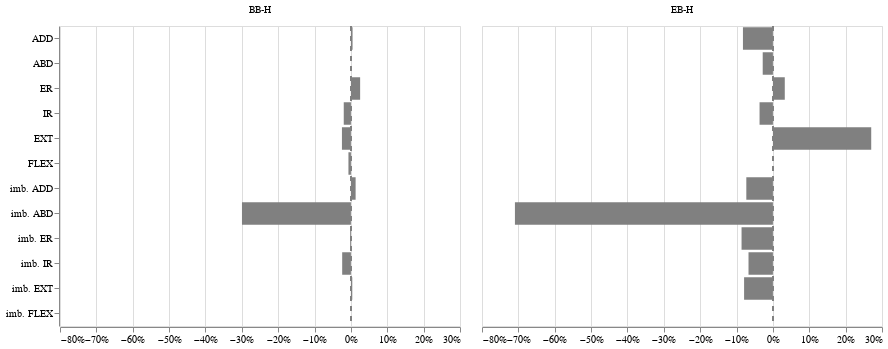

Write notebook code for a chart like this one.
### Code cell
bar = (
    alt.Chart()
    .mark_bar(color="grey")
    .encode(
        alt.X("value", axis=alt.Axis(format="%"), title=None),
        alt.Y("variable", title=None, sort=force_cols + imb_cols),
    )
)

zero = alt.Chart().mark_rule(color="grey", strokeDash=[5, 5]).encode(alt.X("zero"))

(bar + zero).facet(
    data=best_melted.query('participant == "28"').assign(zero=0),
    column=alt.Column("target", title=None),
)

### Figure 1 — Vega-Lite specification as saved in the notebook (floating-point values rounded to 4 significant figures)
{"$schema": "https://vega.github.io/schema/vega-lite/v2.6.0.json", "config": {"view": {"height": 300, "width": 400}}, "data": {"name": "data-319e219d4375cdaf2f787a7999bfa429"}, "datasets": {"data-319e219d4375cdaf2f787a7999bfa429": [{"participant": "28", "target": "BB-H", "value": 0.004553, "variable": "ADD", "zero": 0}, {"participant": "28", "target": "EB-H", "value": -0.08241, "variable": "ADD", "zero": 0}, {"participant": "28", "target": "BB-H", "value": 0, "variable": "ABD", "zero": 0}, {"participant": "28", "target": "EB-H", "value": -0.02805, "variable": "ABD", "zero": 0}, {"participant": "28", "target": "BB-H", "value": 0.02537, "variable": "ER", "zero": 0}, {"participant": "28", "target": "EB-H", "value": 0.03264, "variable": "ER", "zero": 0}, {"participant": "28", "target": "BB-H", "value": -0.01971, "variable": "IR", "zero": 0}, {"participant": "28", "target": "EB-H", "value": -0.03674, "variable": "IR", "zero": 0}, {"participant": "28", "target": "BB-H", "value": -0.02468, "variable": "EXT", "zero": 0}, {"participant": "28", "target": "EB-H", "value": 0.2704, "variable": "EXT", "zero": 0}, {"participant": "28", "target": "BB-H", "value": -0.006793, "variable": "FLEX", "zero": 0}, {"participant": "28", "target": "EB-H", "value": 0, "variable": "FLEX", "zero": 0}, {"participant": "28", "target": "BB-H", "value": 0.01294, "variable": "imb. ADD", "zero": 0}, {"participant": "28", "target": "EB-H", "value": -0.07314, "variable": "imb. ADD", "zero": 0}, {"participant": "28", "target": "BB-H", "value": -0.2996, "variable": "imb. ABD", "zero": 0}, {"participant": "28", "target": "EB-H", "value": -0.7094, "variable": "imb. ABD", "zero": 0}, {"participant": "28", "target": "BB-H", "value": -0.002294, "variable": "imb. ER", "zero": 0}, {"participant": "28", "target": "EB-H", "value": -0.08624, "variable": "imb. ER", "zero": 0}, {"participant": "28", "target": "BB-H", "value": -0.024, "variable": "imb. IR", "zero": 0}, {"participant": "28", "target": "EB-H", "value": -0.06709, "variable": "imb. IR", "zero": 0}, {"participant": "28", "target": "BB-H", "value": 0.003797, "variable": "imb. EXT", "zero": 0}, {"participant": "28", "target": "EB-H", "value": -0.07925, "variable": "imb. EXT", "zero": 0}, {"participant": "28", "target": "BB-H", "value": 0, "variable": "imb. FLEX", "zero": 0}, {"participant": "28", "target": "EB-H", "value": 0, "variable": "imb. FLEX", "zero": 0}]}, "facet": {"column": {"field": "target", "title": null, "type": "nominal"}}, "spec": {"layer": [{"encoding": {"x": {"axis": {"format": "%"}, "field": "value", "title": null, "type": "quantitative"}, "y": {"field": "variable", "sort": ["ADD", "ABD", "ER", "IR", "EXT", "FLEX", "imb. ADD", "imb. ABD", "imb. ER", "imb. IR", "imb. EXT", "imb. FLEX"], "title": null, "type": "nominal"}}, "mark": {"color": "grey", "type": "bar"}}, {"encoding": {"x": {"field": "zero", "type": "quantitative"}}, "mark": {"color": "grey", "strokeDash": [5, 5], "type": "rule"}}]}}
